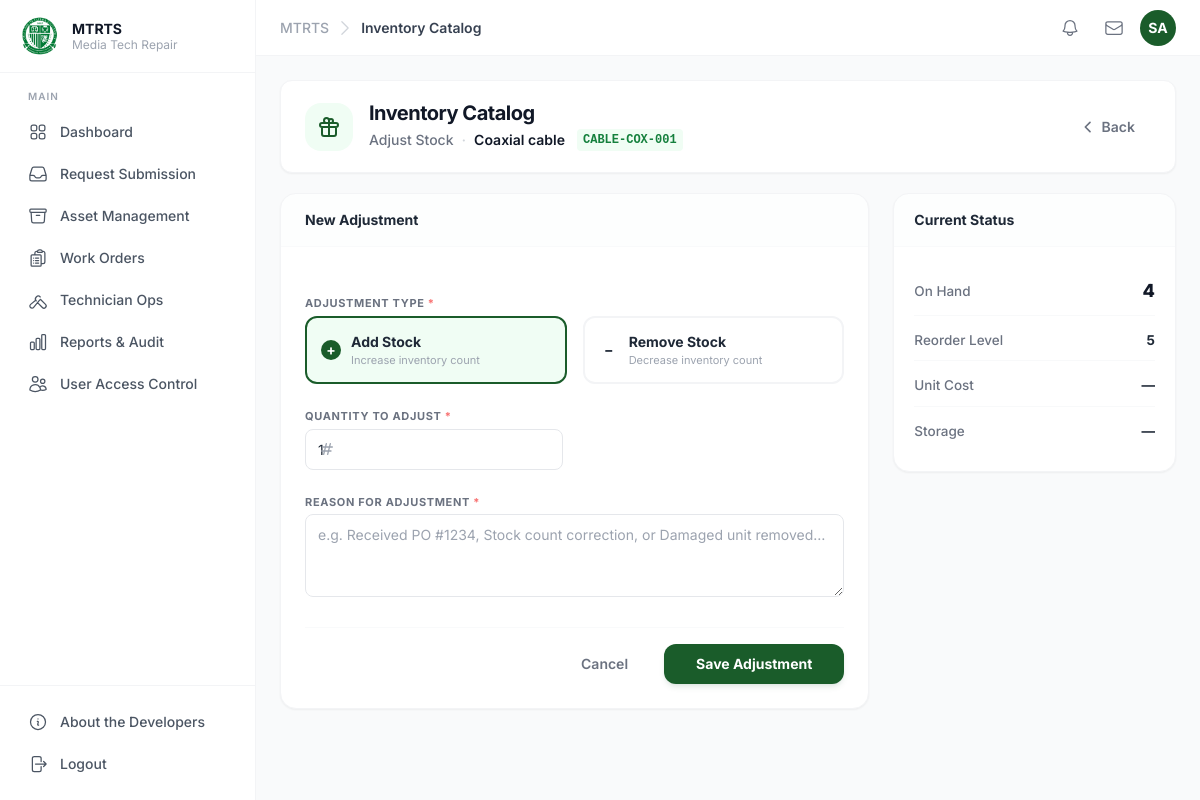
The app's page /modules/inventory/adjust.php?id=8 (signed in) with its own data.
### tables this page shows
CREATE TABLE parts_inventory (
  part_id          INT           PRIMARY KEY AUTO_INCREMENT,
  part_number      VARCHAR(100)  NOT NULL UNIQUE,
  part_name        VARCHAR(150)  NOT NULL,
  description      VARCHAR(255)  NULL,
  manufacturer     VARCHAR(100)  NULL,
  category         VARCHAR(100)  NULL,
  compatible_with  VARCHAR(500)  NULL,
  quantity_on_hand INT           NOT NULL DEFAULT 0,
  reorder_level    INT           NOT NULL DEFAULT 5,
  unit_cost        DECIMAL(10,2) NULL,
  unit_price       DECIMAL(10,2) NULL,
  storage_location VARCHAR(100)  NULL,
  is_active        TINYINT(1)    NOT NULL DEFAULT 1,
  created_at       DATETIME      NOT NULL DEFAULT CURRENT_TIMESTAMP,
  updated_at       DATETIME      NOT NULL DEFAULT CURRENT_TIMESTAMP ON UPDATE CURRENT_TIMESTAMP
);

### modules/inventory/functions.php (called while the page is built, shortened)
<?php
function get_part(PDO $pdo, int $part_id): ?array {
    $stmt = $pdo->prepare("SELECT * FROM parts_inventory WHERE part_id = ? LIMIT 1");
    $stmt->execute([$part_id]);
    $r = $stmt->fetch(PDO::FETCH_ASSOC);
    return $r ?: null;
}

### modules/inventory/adjust.php (the view, shortened to what this page needs)
<?php
require_once __DIR__ . '/../../config/guard.php';
require_once __DIR__ . '/functions.php';
$id = (int)($_GET['id'] ?? 0);
$part = $id > 0 ? get_part($pdo, $id) : null;
?>
<div class="bg-white rounded-xl shadow-sm border border-gray-100 px-6 py-5 mb-5 flex items-center justify-between gap-3">
  <div class="flex items-center gap-4">
    <div class="w-12 h-12 rounded-2xl bg-green-50 flex items-center justify-center text-olfu-green">
      <svg class="w-6 h-6" fill="none" viewBox="0 0 24 24" stroke="currentColor" stroke-width="2">
        <path stroke-linecap="round" stroke-linejoin="round" d="M12 8v13m0-13V6a2 2 0 112 2h-2zm0 0V5.5A2.5 2.5 0 109.5 8H12zm-7 4h14M5 12a2 2 0 110-4h14a2 2 0 110 4M5 12v7a2 2 0 002 2h10a2 2 0 002-2v-7"/>
      </svg>
    </div>
    <div>
      <h2 class="text-xl font-bold text-gray-900 tracking-tight leading-tight">Inventory Catalog</h2>
      <div class="flex items-center gap-2 mt-0.5">
        <span class="text-sm text-gray-500 font-medium">Adjust Stock</span>
        <span class="text-gray-300">·</span>
        <span class="text-sm text-gray-900 font-semibold"><?= htmlspecialchars($part['part_name']) ?></span>
        <span class="wo-tag ml-1"><?= htmlspecialchars($part['part_number']) ?></span>
      </div>
    </div>
  </div>
  <a href="index.php" class="inline-flex items-center gap-1.5 text-sm font-semibold text-gray-500 hover:text-gray-900 transition-colors px-4 py-2 rounded-lg hover:bg-gray-100">
    <svg class="w-4 h-4" fill="none" viewBox="0 0 24 24" stroke="currentColor" stroke-width="2.5"><path stroke-linecap="round" stroke-linejoin="round" d="M15 19l-7-7 7-7"/></svg>
    Back
  </a>
</div>
<div class="grid grid-cols-1 lg:grid-cols-3 gap-6">
  <div class="lg:col-span-2 bg-white rounded-2xl shadow-sm border border-gray-100 overflow-hidden">
    <div class="px-6 py-4 border-b border-gray-50 bg-gray-50/30">
      <h3 class="text-sm font-bold text-gray-800">New Adjustment</h3>
    </div>
    <form method="POST" class="p-6 space-y-6" id="adj-form">
      <div>
        <label class="flbl mb-3">Adjustment Type <span class="text-red-400">*</span></label>
        <div class="flex gap-4">
          <label class="adj-type-card selected-add" id="card-add">
            <div class="adj-type-icon">+</div>
            <div>
              <p class="text-sm font-bold text-gray-800">Add Stock</p>
              <p class="text-[11px] text-gray-400">Increase inventory count</p>
            </div>
          </label>
          <label class="adj-type-card" id="card-sub">
            <div class="adj-type-icon">−</div>
            <div>
              <p class="text-sm font-bold text-gray-800">Remove Stock</p>
              <p class="text-[11px] text-gray-400">Decrease inventory count</p>
            </div>
          </label>
        </div>
      </div>
      <div class="grid grid-cols-1 md:grid-cols-2 gap-6">
        <div>
          <label class="flbl">Quantity to Adjust <span class="text-red-400">*</span></label>
          <div class="relative">
            <input type="number" name="qty" min="1" value="1" class="fin pl-10" required>
            <svg class="absolute left-3.5 top-1/2 -translate-y-1/2 w-4 h-4 text-gray-400" fill="none" viewBox="0 0 24 24" stroke="currentColor" stroke-width="2">
              <path stroke-linecap="round" stroke-linejoin="round" d="M7 20l4-16m2 16l4-16M6 9h14M4 15h14"/>
            </svg>
          </div>
        </div>
      </div>
      <div>
        <label class="flbl">Reason for Adjustment <span class="text-red-400">*</span></label>
        <textarea name="reason" rows="3" class="fin"
                  placeholder="e.g. Received PO #1234, Stock count correction, or Damaged unit removed…" required></textarea>
      </div>
      <div class="flex items-center justify-end gap-3 pt-4 border-t border-gray-50">
        <a href="index.php" class="text-sm font-semibold text-gray-500 hover:text-gray-800 px-6 py-2.5 rounded-xl hover:bg-gray-100 transition-colors">
          Cancel
        </a>
        <button type="submit" class="bg-olfu-green hover:bg-olfu-green-md text-white text-sm font-bold px-8 py-2.5 rounded-xl shadow-md shadow-green-900/10 transition-all active:scale-[0.98]">
          Save Adjustment
        </button>
      </div>
    </form>
  </div>
  <div class="space-y-6">
    <div class="bg-white rounded-2xl shadow-sm border border-gray-100 overflow-hidden">
      <div class="px-5 py-4 border-b border-gray-50 bg-gray-50/30">
        <h3 class="text-sm font-bold text-gray-800">Current Status</h3>
      </div>
      <div class="p-5 space-y-1">
        <div class="rp-row">
          <span class="rp-lbl">On Hand</span>
          <span class="text-lg font-extrabold text-gray-900"><?= (int)$part['quantity_on_hand'] ?></span>
        </div>
        <div class="rp-row">
          <span class="rp-lbl">Reorder Level</span>
          <span class="rp-val"><?= (int)$part['reorder_level'] ?></span>
        </div>
        <div class="rp-row">
          <span class="rp-lbl">Unit Cost</span>
          <span class="rp-val"><?= $part['unit_cost'] !== null ? '₱' . number_format((float)$part['unit_cost'], 2) : '—' ?></span>
        </div>
        <div class="rp-row">
          <span class="rp-lbl">Storage</span>
          <span class="rp-val"><?= htmlspecialchars($part['storage_location'] ?? '—') ?></span>
        </div>
      </div>
    </div>
  </div>
</div>
<?php require_once __DIR__ . '/../../includes/footer.php'; ?>

### public/assets/css/typography.css (style rules this page uses)
*, *::before, *::after { font-family: 'Inter', ui-sans-serif, system-ui, -apple-system, sans-serif; }

### modules/inventory/_styles.php (style rules this page uses)
.flbl { font-size:11px;font-weight:700;text-transform:uppercase;letter-spacing:.06em;color:#6b7280;display:block;margin-bottom:4px; }
.fin { width:100%;padding:9px 12px;border:1.5px solid #e5e7eb;border-radius:8px;font-size:14px;font-family:inherit;color:#1f2937;outline:none;transition:all .15s;background:#fff; }
.wo-tag { font-family:ui-monospace,'Cascadia Code',monospace;font-size:12px;color:#15803d;font-weight:600;background:#f0fdf4;padding:2px 6px;border-radius:4px; }
.rp-row { display:flex;justify-content:space-between;align-items:center;padding:10px 0;border-bottom:1px solid #f8f9fa;font-size:13.5px; }
.rp-row:last-child { border-bottom:none; }
.rp-lbl { color:#6b7280;font-weight:500; }
.rp-val { font-weight:700;color:#1f2937; }
.adj-type-card { flex:1;border:2px solid #f3f4f6;border-radius:12px;padding:14px;cursor:pointer;transition:all .15s;display:flex;align-items:center;gap:10px;position:relative; }
.adj-type-card.selected-add { border-color:#1a5c2a;background:#f0fdf4; }
.adj-type-icon { width:20px;height:20px;border-radius:50%;display:flex;align-items:center;justify-content:center;font-weight:bold;font-size:14px; }
.adj-type-card.selected-add .adj-type-icon { background:#1a5c2a;color:#fff; }

### records on screen
parts_inventory: part_name "Coaxial cable", part_number "CABLE-COX-001", quantity_on_hand "4", reorder_level "5", storage_location "—"

### other values on screen
$label "Request Submission"
$label "Asset Management"
$label "Work Orders"
$label "Technician Ops"
$label "Reports & Audit"
$label "User Access Control"
$page_title "Inventory Catalog"
$initials "SA"
